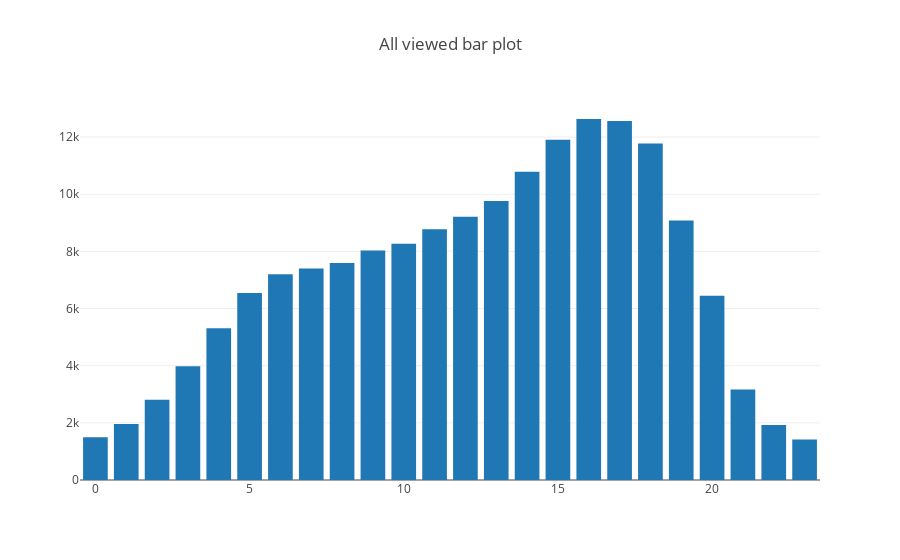

The notebook cell saved with this chart:
### Code cell
// https://alexarchambault.github.io/plotly-scala
val data = Seq(
  Bar(
      tmp_hour_viewed,
      tmp_count_viewed
  )
)

val layout = Layout(
  title = "All viewed bar plot"
)

plot(data, layout)

### Figure 1 — Plotly figure (JSON) as saved in the notebook; plotly's stock layout.template omitted (floating-point values rounded to 4 significant figures)
{"data": [{"type": "bar", "x": [0, 1, 2, 3, 4, 5, 6, 7, 8, 9, 10, 11, 12, 13, 14, 15, 16, 17, 18, 19, 20, 21, 22, 23], "y": [1496, 1959, 2807, 3983, 5308, 6543, 7197, 7404, 7594, 8031, 8266, 8774, 9211, 9763, 10783, 11906, 12633, 12564, 11773, 9084, 6446, 3167, 1925, 1414]}], "layout": {"title": "All viewed bar plot"}}
